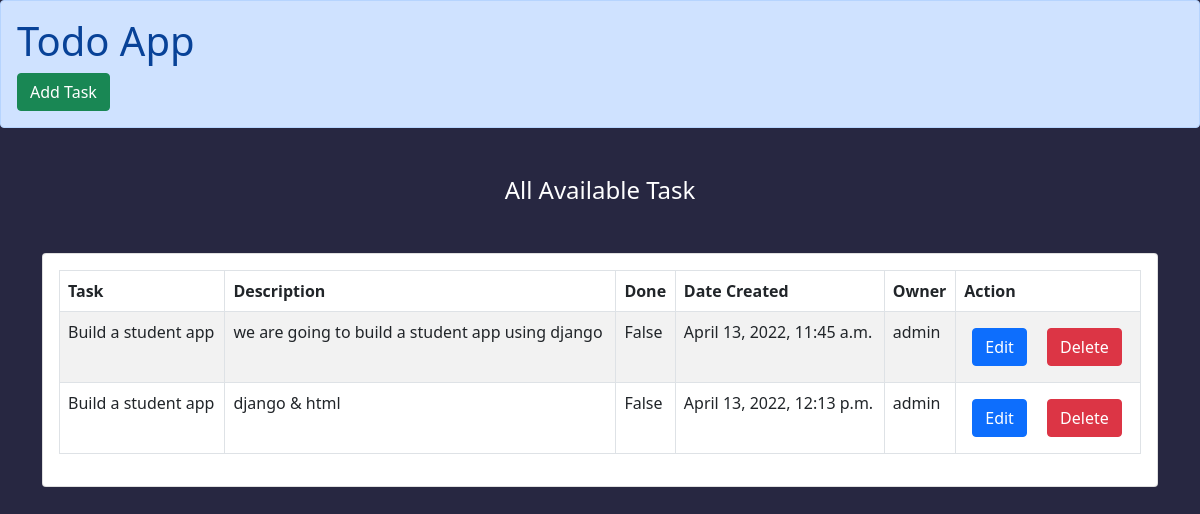
The app's page /, older data.
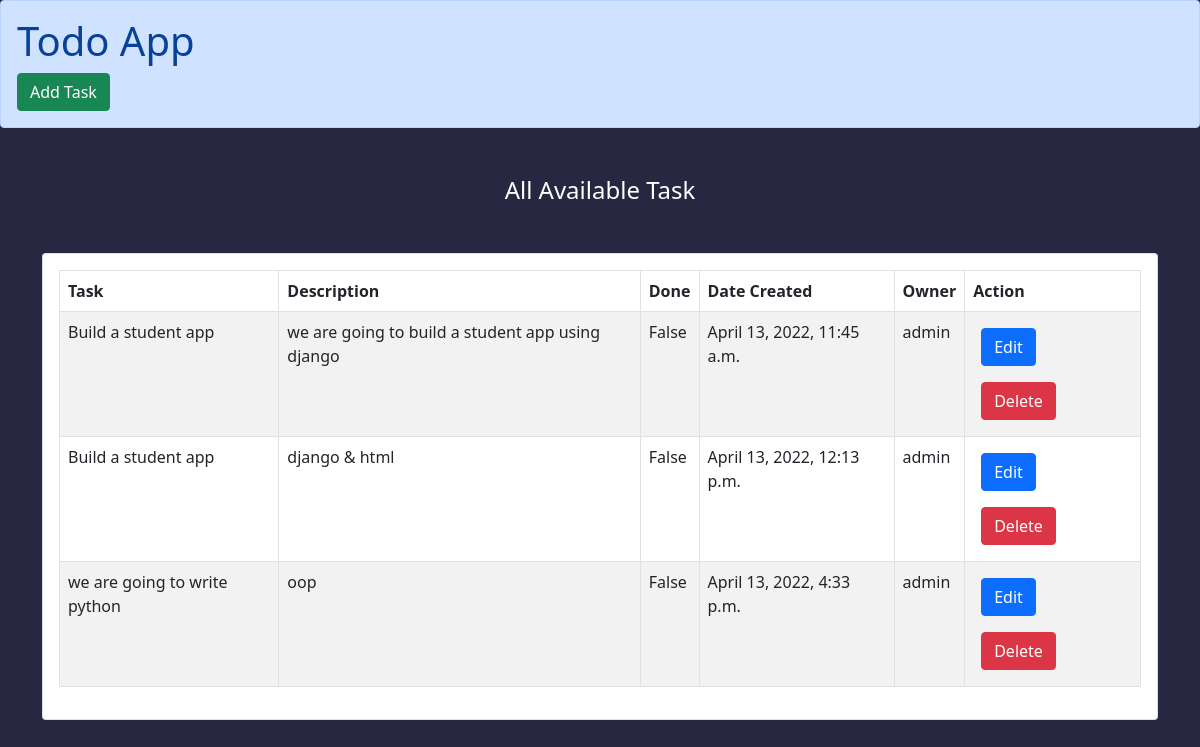
The same page, newer data.
### apps/models.py (models this page shows, shortened)
class TodoData(models.Model):
    name_of_task = models.CharField(max_length=100)
    task  =  models.TextField()
    date_started = models.DateTimeField(auto_now_add=True)
    done = models.BooleanField(default=False)
    created_by = models.ForeignKey(User, on_delete=models.CASCADE)
    class Meta:
        verbose_name_plural = 'Todo Data'

### apps/views.py (the view)
# urls.py: path('', views.ListTask, name='listtask'), # list all tasks
def  ListTask(request):
    context = {}
    all_tasks = TodoData.objects.all()
    context['all_tasks'] = all_tasks
    return render(request, 'homepage.html', context)

### Templates/homepage.html (shortened to what this page needs)
{% load static %}
<!DOCTYPE html>
<html lang="en">
<head>
    <link rel="stylesheet" href="https://stackpath.bootstrapcdn.com/bootstrap/5.0.0-alpha1/css/bootstrap.min.css" />
    <link rel="stylesheet" href="https://cdnjs.cloudflare.com/ajax/libs/font-awesome/5.13.0/css/all.min.css" />
    <link rel="stylesheet" href="{% static  'style.css'  %}" />
</head>
<body>
    <div class="alert alert-primary" role="alert">
        <h1>Todo App</h1>
        <a href="{%  url 'createtask' %}" class="text-white btn btn-success mx-auto text-decoration-none">
        Add Task
      </a>
    </div>
    <h4 class="text-center my-5 text-white">All Available Task</h4>
    <div class="container">
        <div class="row">
            <div class="col-md-12">
                <div class="card">
                    <div class="card-body">
                        <div class="table-responsive">
                            <table class="table table-striped table-bordered">
                                <thead>
                                    <tr>
                                        <th>Task</th>
                                        <th>Description</th>
                                        <th>Done</th>
                                        <th>Date Created</th>
                                        <th>Owner</th>
                                        <th>Action</th>
                                    </tr>
                                </thead>
                                <tbody>
                                    {% for task in all_tasks %}
                                    <tr>
                                        <td>{{ task.name_of_task }}</td>
                                        <td>{{ task.task }}</td>
                                        <td>{{ task.done }}</td>
                                        <td>{{ task.date_started }}</td>
                                        <td>{{ task.created_by }}</td>
                                        <td>
                                            <a href="{% url 'updatetask' task.pk %}" class="btn btn-primary m-2">
                          Edit
                        </a>
                                            <a href="{% url 'deletetask'  task.pk  %}" class="btn btn-danger m-2">
                          Delete
                        </a>
                                        </td>
                                    </tr>
                                    {% endfor %}
                                </tbody>
                            </table>
                        </div>
                    </div>
                </div>
            </div>
        </div>
    </div>
</body>
</html>

### static/style.css (style rules this page uses)
body { background-color: rgb(39, 39, 65); }

Row changes from the older to the newer data that the page shows:
added TodoData: name_of_task "we are going to write python", task "oop", done "False", date_started "April 13, 2022, 4:33 p.m.", created_by "admin"
